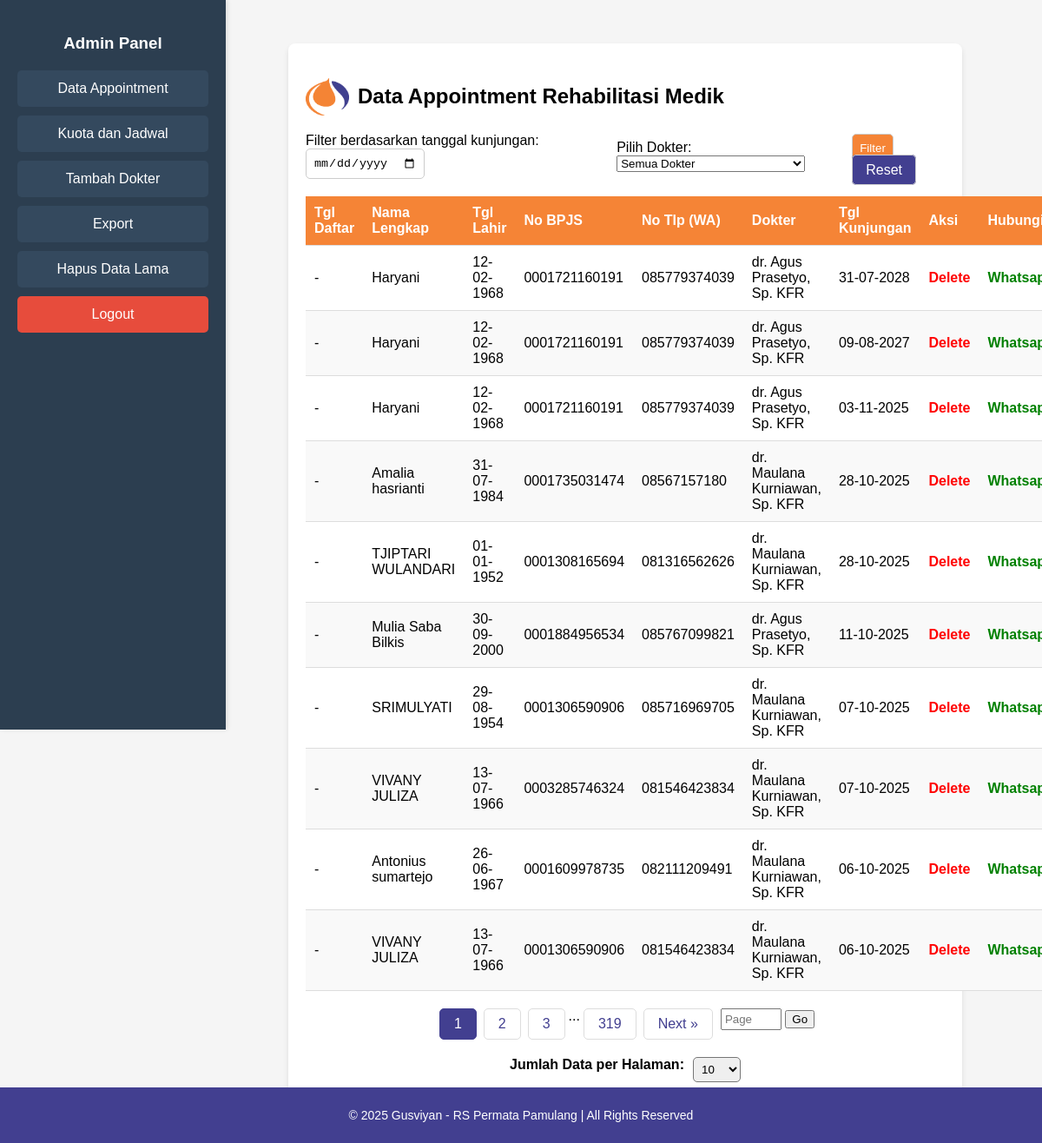
The page /admin/index.php (signed in) on the database its author committed.
### tables this page shows
CREATE TABLE `appointments` (
  `id` int(11) NOT NULL,
  `nama` varchar(100) NOT NULL,
  `tgl_lahir` date NOT NULL,
  `nik` varchar(50) NOT NULL,
  `no_hp` varchar(13) NOT NULL,
  `dokter` varchar(100) NOT NULL,
  `tgl_kunjungan` date NOT NULL
);

### admin/index.php (the view, shortened to what this page needs)
<?php
require '../koneksi.php';
$tgl_filter = isset($_GET['tgl_filter']) ? $_GET['tgl_filter'] : '';
$dokter_filter = isset($_GET['dokter_filter']) ? $_GET['dokter_filter'] : '';
$columns = ['nama', 'tgl_lahir', 'nik', 'no_hp', 'dokter', 'tgl_kunjungan'];
$sort_column = isset($_GET['sort']) && in_array($_GET['sort'], $columns) ? $_GET['sort'] : 'tgl_kunjungan';
$sort_order = isset($_GET['order']) && $_GET['order'] == 'asc' ? 'asc' : 'desc';
$records_per_page = isset($_GET['records_per_page']) ? (int)$_GET['records_per_page'] : 10;
$page = isset($_GET['page']) ? (int)$_GET['page'] : 1;
$offset = ($page - 1) * $records_per_page;
$query = "SELECT * FROM appointments WHERE 1=1";
$query .= " ORDER BY $sort_column $sort_order LIMIT $offset, $records_per_page";
$result = $conn->query($query);
$total_records_query = "SELECT COUNT(*) as total FROM appointments WHERE 1=1";
$total_records_result = $conn->query($total_records_query);
$total_records = $total_records_result->fetch_assoc()['total'];
$total_pages = ceil($total_records / $records_per_page);
?>
<!DOCTYPE html>
<html lang="id">
<head>
    <link rel="stylesheet" href="style.css">
</head>
<body>
<div class="sidebar">
    <h3>Admin Panel</h3>
    <a href="index.php" class="sidebar-btn">Data Appointment</a>
    <a href="kuota.php" class="sidebar-btn">Kuota dan Jadwal</a>
    <a href="tambah_dokter.php" class="sidebar-btn">Tambah Dokter</a>
    <a href="export.php" class="sidebar-btn">Export</a>
    <a href="delete.php" class="sidebar-btn">Hapus Data Lama</a>
    <a href="logout.php" class="sidebar-btn logout-btn">Logout</a>
</div>
<div class="main-content">
    <div class="container">
        <h2>
            <img src="logo.png" alt="Logo" class="logo">
            Data Appointment Rehabilitasi Medik
        </h2>
        <form method="GET" class="filter-container">
            <div class="filter-group">
                <label for="tgl_filter">Filter berdasarkan tanggal kunjungan:</label>
                <input type="date" id="tgl_filter" name="tgl_filter" value="<?= htmlspecialchars($tgl_filter); ?>">
            </div>
            <div class="filter-group">
                <label for="dokter_filter">Pilih Dokter:</label>
                <select id="dokter_filter" name="dokter_filter">
                    <option value="">Semua Dokter</option>
                </select>
            </div>
            <div class="filter-group">
                <button type="submit">Filter</button>
                <a href="index.php" class="reset">Reset</a>
            </div>
        </form>
<table>
    <thead>
        <tr>
            <th>Tgl Daftar</th>
            <th>Nama Lengkap</th>
            <th>Tgl Lahir</th>
            <th>No BPJS</th>
            <th>No Tlp (WA)</th>
            <th>Dokter</th>
            <th>Tgl Kunjungan</th>
            <th>Aksi</th>
            <th>Hubungi</th>
        </tr>
    </thead>
    <tbody>
        <?php while($row = $result->fetch_assoc()): ?>
        <tr>
            <td>
                <?= !empty($row['tgl_daftar']) ? date('d-m-Y', strtotime($row['tgl_daftar'])) : '-'; ?>
            </td>
            <td><?= htmlspecialchars($row['nama']); ?></td>
            <td><?= date('d-m-Y', strtotime($row['tgl_lahir'])); ?></td>
            <td><?= htmlspecialchars($row['nik']); ?></td>
            <td><?= htmlspecialchars($row['no_hp']); ?></td>
            <td><?= htmlspecialchars($row['dokter']); ?></td>
            <td><?= date('d-m-Y', strtotime($row['tgl_kunjungan'])); ?></td>
            <td>
                <a href="#" onclick="confirmDelete(<?= $row['id'] ?>)" class="delete-btn">Delete</a>
            </td>
            <td>
                <?php
                    $formatted_no_hp = preg_replace('/^0/', '+62', $row['no_hp']);
                ?>
                <a href="https://wa.me/<?= htmlspecialchars($formatted_no_hp); ?>" target="_blank" class="whatsapp-link">Whatsapp</a>
            </td>
        </tr>
        <?php endwhile; ?>
    </tbody>
</table>
<div class="pagination">
    <?php
    $adjacents = 2;
    $start = max(1, $page - $adjacents);
    $end = min($total_pages, $page + $adjacents);
    for ($i = $start; $i <= $end; $i++) {
        echo '<a href="?page='.$i.'&records_per_page='.$records_per_page.'&sort='.$sort_column.'&order='.$sort_order.'&tgl_filter='.$tgl_filter.'&dokter_filter='.$dokter_filter.'" class="'.($i == $page ? 'active' : '').'">'.$i.'</a>';
    }
    if ($end < $total_pages) {
        if ($end < $total_pages - 1) {
            echo '<span>...</span>';
        }
        echo '<a href="?page='.$total_pages.'&records_per_page='.$records_per_page.'&sort='.$sort_column.'&order='.$sort_order.'&tgl_filter='.$tgl_filter.'&dokter_filter='.$dokter_filter.'" class="'.($page == $total_pages ? 'active' : '').'">'.$total_pages.'</a>';
    }
    ?>
    <?php if ($page < $total_pages): ?>
        <a href="?page=<?= $page + 1; ?>&records_per_page=<?= $records_per_page; ?>&sort=<?= $sort_column; ?>&order=<?= $sort_order; ?>&tgl_filter=<?= $tgl_filter; ?>&dokter_filter=<?= $dokter_filter; ?>">Next »</a>
    <?php endif; ?>
    <form method="get" style="display:inline-block; margin-left:5px;">
        <input type="number" name="page" min="1" max="<?= $total_pages; ?>" placeholder="Page" style="width:60px; padding:3px;">
        <button type="submit">Go</button>
    </form>
</div>
        <div class="records-per-page">
            <label for="records_per_page_select">Jumlah Data per Halaman:</label>
            <select id="records_per_page_select" onchange="updateRecordsPerPage()">
                <option value="10" <?= ($records_per_page == 10) ? 'selected' : ''; ?>>10</option>
            </select>
        </div>
    </div>
</div>
<footer class="footer">
    <p>&copy; 2025 Gusviyan - RS Permata Pamulang | All Rights Reserved</p>
</footer>
</body>
</html>

### admin/style.css (style rules this page uses)
body { font-family: Arial, sans-serif; background-color: #f5f5f5; margin: 0; padding: 0; display: flex; }
.container { width: 80%; margin: 30px auto; background: white; padding: 20px; border-radius: 8px; box-shadow: 0px 4px 6px rgba(0, 0, 0, 0.1); }
.sidebar { width: 220px; background: #2c3e50; color: white; height: 100vh; padding: 20px; box-shadow: 2px 0px 5px rgba(0, 0, 0, 0.1); position: fixed; left: 0; top: 0; }
.sidebar h3 { text-align: center; margin-bottom: 20px; }
.sidebar-btn { display: block; background: #34495e; color: white; text-decoration: none; padding: 12px; margin-bottom: 10px; border-radius: 5px; text-align: center; }
.logout-btn { background: #e74c3c; }
.delete-btn { color: red; text-decoration: none; font-weight: bold; }
.main-content { margin-left: 240px; padding: 20px; width: calc(100% - 240px); }
h2 { display: flex; align-items: center; gap: 10px; color: rgb(0, 0, 0); }
.logo { width: 50px; height: auto; }
.filter-container { display: flex; justify-content: center; align-items: center; gap: 10px; margin-bottom: 20px; }
.filter-container input, .filter-container button, .filter-container .reset { padding: 8px; border: 1px solid #ccc; border-radius: 5px; }
.filter-container button { background-color: #f58436; color: white; cursor: pointer; }
.filter-container .reset { background-color: #423f90; color: white; text-decoration: none; padding: 8px 15px; }
table { width: 100%; border-collapse: collapse; background: white; }
table th, table td { padding: 10px; text-align: left; border-bottom: 1px solid #ddd; }
table th { background-color: #f58436; color: white; cursor: pointer; }
table tr:nth-child(even) { background-color: #f9f9f9; }
.footer { width: 100%; background-color: #423f90; color: white; text-align: center; padding: 10px 0; font-size: 14px; position: fixed; bottom: 0; left: 0; }

### admin/index.php (style rules this page uses)
.pagination { display: flex; justify-content: center; margin-top: 20px; }
.pagination a { color: #423f90; float: left; padding: 8px 16px; text-decoration: none; transition: background-color .3s; margin: 0 4px; border: 1px solid #ddd; border-radius: 5px; }
.pagination a.active { background-color: #423f90; color: white; border: 1px solid #423f90; }
.records-per-page { display: flex; justify-content: center; margin-top: 20px; }
.records-per-page label { margin-right: 10px; font-weight: bold; }
.records-per-page select { padding: 5px; border-radius: 5px; }
.delete-btn { color: red; text-decoration: none; font-weight: bold; }
.whatsapp-link { color: green; text-decoration: none; font-weight: bold; }

### rows shown on the page
appointments: nama "Haryani", tgl_lahir "12-02-1968", nik "0001721160191", no_hp "085779374039", dokter "dr. Agus Prasetyo, Sp. KFR", tgl_kunjungan "31-07-2028"
appointments: nama "Haryani", tgl_lahir "12-02-1968", nik "0001721160191", no_hp "085779374039", dokter "dr. Agus Prasetyo, Sp. KFR", tgl_kunjungan "09-08-2027"
appointments: nama "Haryani", tgl_lahir "12-02-1968", nik "0001721160191", no_hp "085779374039", dokter "dr. Agus Prasetyo, Sp. KFR", tgl_kunjungan "03-11-2025"
appointments: nama "Amalia hasrianti", tgl_lahir "31-07-1984", nik "0001735031474", no_hp "08567157180", dokter "dr. Maulana Kurniawan, Sp. KFR", tgl_kunjungan "28-10-2025"
appointments: nama "TJIPTARI WULANDARI", tgl_lahir "01-01-1952", nik "0001308165694", no_hp "081316562626", dokter "dr. Maulana Kurniawan, Sp. KFR", tgl_kunjungan "28-10-2025"
appointments: nama "Mulia Saba Bilkis", tgl_lahir "30-09-2000", nik "0001884956534", no_hp "085767099821", dokter "dr. Agus Prasetyo, Sp. KFR", tgl_kunjungan "11-10-2025"
appointments: nama "SRIMULYATI", tgl_lahir "29-08-1954", nik "0001306590906", no_hp "085716969705", dokter "dr. Maulana Kurniawan, Sp. KFR", tgl_kunjungan "07-10-2025"
appointments: nama "VIVANY JULIZA", tgl_lahir "13-07-1966", nik "0003285746324", no_hp "081546423834", dokter "dr. Maulana Kurniawan, Sp. KFR", tgl_kunjungan "07-10-2025"
appointments: nama "Antonius sumartejo", tgl_lahir "26-06-1967", nik "0001609978735", no_hp "082111209491", dokter "dr. Maulana Kurniawan, Sp. KFR", tgl_kunjungan "06-10-2025"
appointments: nama "VIVANY JULIZA", tgl_lahir "13-07-1966", nik "0001306590906", no_hp "081546423834", dokter "dr. Maulana Kurniawan, Sp. KFR", tgl_kunjungan "06-10-2025"

### other values the page prints
$total_pages "319"
